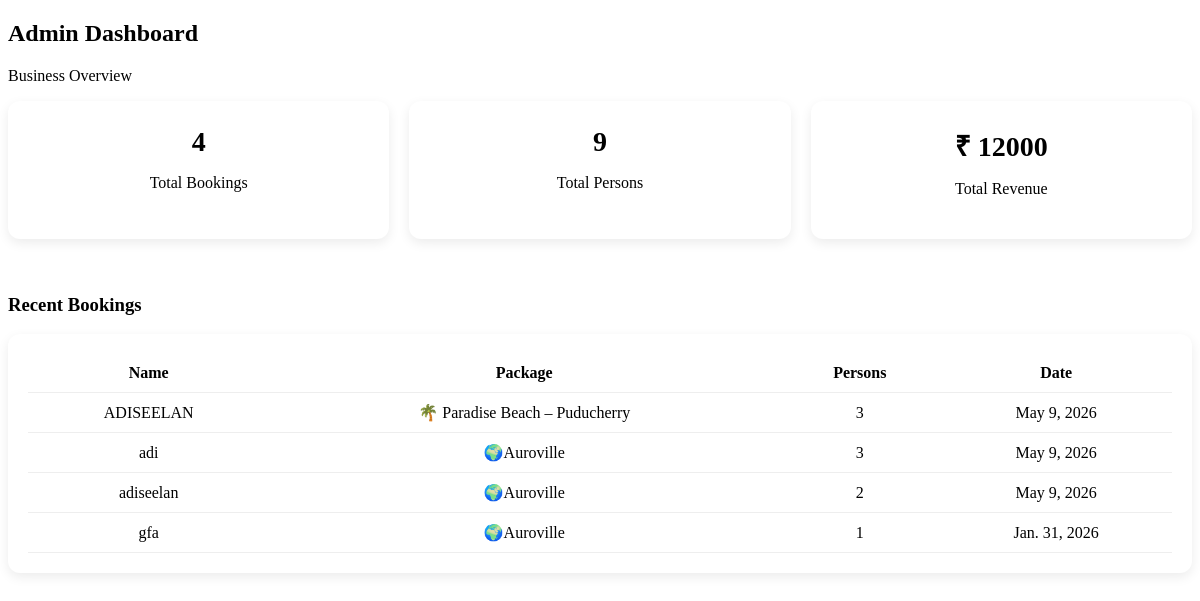
Page /dashboard/ (signed in) on the earlier database version.
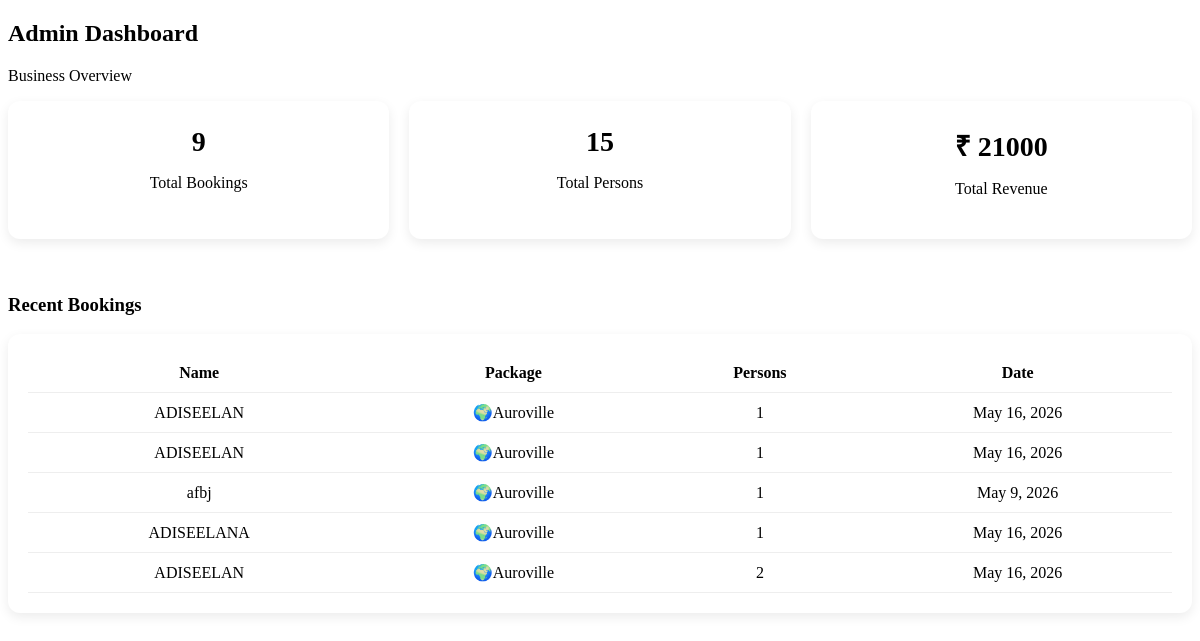
Same page on the later database version.
### tours/models.py (models this page shows, shortened)
class Booking(models.Model):
    package = models.ForeignKey(TourPackage, on_delete=models.CASCADE)
    name = models.CharField(max_length=100)
    email = models.EmailField()
    phone = models.CharField(max_length=15)
    date = models.DateField()
    created_at = models.DateTimeField(auto_now_add=True)
    persons = models.PositiveIntegerField(default=1)
    user = models.ForeignKey(
        User,
        on_delete=models.CASCADE,
        null=True,
        blank=True
    )
    razorpay_order_id = models.CharField(max_length=100, blank=True, null=True)  # ← add
    payment_status = models.CharField(max_length=20, default='pending')
    booking_id = models.CharField(max_length=12,unique=True,blank=True)
    STATUS_CHOICES = [
        ('Pending', 'Pending'),
        ('Approved', 'Approved'),
        ('Cancelled', 'Cancelled'),
    ]
    status = models.CharField(
        max_length=20,
        choices=[
            ('Pending', 'Pending'),
            ('Approved', 'Approved'),
            ('Rejected', 'Rejected')
        ],
        default='Pending' #default message own
    )

class TourPackage(models.Model):
    name = models.CharField(max_length=200)
    description = models.TextField()
    price = models.IntegerField()
    duration = models.CharField(max_length=100)
    image = models.ImageField(upload_to='packages/', null=True, blank=True)
    included = models.TextField(blank=True)
    not_included = models.TextField(blank=True)

### tours/views.py (the view)
# urls.py: path("dashboard/", views.dashboard, name="dashboard"),#dashboard url
@login_required
def dashboard(request):
    if not request.user.is_staff:
        return redirect("home")
    total_bookings = Booking.objects.count()
    total_persons = Booking.objects.aggregate(Sum('persons'))['persons__sum'] or 0
    total_revenue = 0
    for booking in Booking.objects.select_related('package'):
        total_revenue += booking.package.price * booking.persons
    recent_bookings = Booking.objects.order_by('-id')[:5]
    return render(request, "dashboard.html", {
        "total_bookings": total_bookings,
        "total_persons": total_persons,
        "total_revenue": total_revenue,
        "recent_bookings": recent_bookings,
    })

### templates/dashboard.html (shortened to what this page needs)
{% load static %}
<!DOCTYPE html>
<html>
<head>
    <link rel="stylesheet" href="{% static 'css/dashboard.css' %}">
</head>
<body>
<div class="container">
    <h2>Admin Dashboard</h2>
    <p>Business Overview</p>
    <div class="dashboard-grid">
        <div class="dash-card">
            <h3>{{ total_bookings }}</h3>
            <p>Total Bookings</p>
        </div>
        <div class="dash-card">
            <h3>{{ total_persons }}</h3>
            <p>Total Persons</p>
        </div>
        <div class="dash-card">
            <h3>₹ {{ total_revenue }}</h3>
            <p>Total Revenue</p>
        </div>
    </div>
    <br><br>
    <h3>Recent Bookings</h3>
    <div class="table-box">
        <table>
            <thead>
                <tr>
                    <th>Name</th>
                    <th>Package</th>
                    <th>Persons</th>
                    <th>Date</th>
                </tr>
            </thead>
            <tbody>
                {% for booking in recent_bookings %}
                <tr>
                    <td>{{ booking.name }}</td>
                    <td>{{ booking.package.name }}</td>
                    <td>{{ booking.persons }}</td>
                    <td>{{ booking.date }}</td>
                </tr>
                {% empty %}
                <tr>
                    <td colspan="4">No bookings yet.</td>
                </tr>
                {% endfor %}
            </tbody>
        </table>
    </div>
</div>
</body>
</html>

Differences in the rows shown:
no longer on this page (row unchanged): Booking: name "ADISEELAN", package.name "🌴 Paradise Beach – Puducherry", persons "3", date "May 9, 2026"
no longer on this page (row unchanged): Booking: name "adi", package.name "🌍Auroville", persons "3", date "May 9, 2026"
no longer on this page (row unchanged): Booking: name "adiseelan", package.name "🌍Auroville", persons "2", date "May 9, 2026"
no longer on this page (row unchanged): Booking: name "gfa", package.name "🌍Auroville", persons "1", date "Jan. 31, 2026"
added Booking: name "ADISEELAN", package.name "🌍Auroville", persons "1", date "May 16, 2026"
added Booking: name "ADISEELAN", package.name "🌍Auroville", persons "1", date "May 16, 2026"
added Booking: name "afbj", package.name "🌍Auroville", persons "1", date "May 9, 2026"
added Booking: name "ADISEELANA", package.name "🌍Auroville", persons "1", date "May 16, 2026"
added Booking: name "ADISEELAN", package.name "🌍Auroville", persons "2", date "May 16, 2026"
Other differences:
{{ total_bookings }}: "4" → "9"
{{ total_persons }}: "9" → "15"
{{ total_revenue }}: "12000" → "21000"
